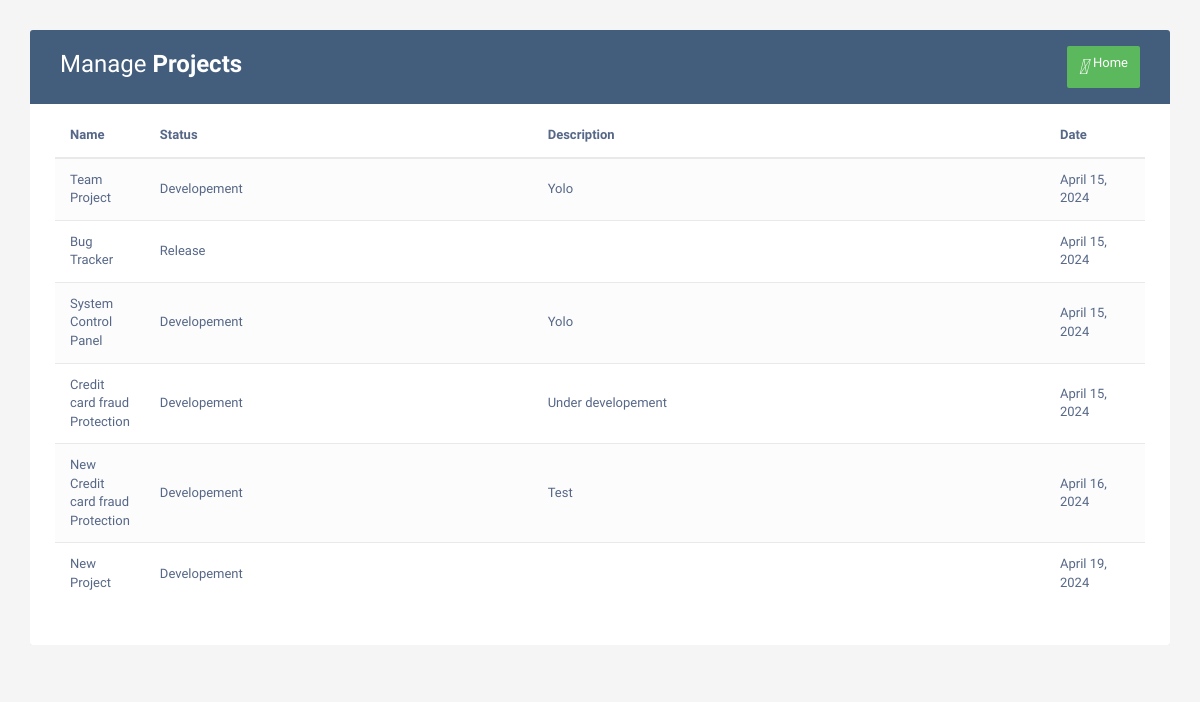
The page /Userproject (signed in) on the database as committed earlier.
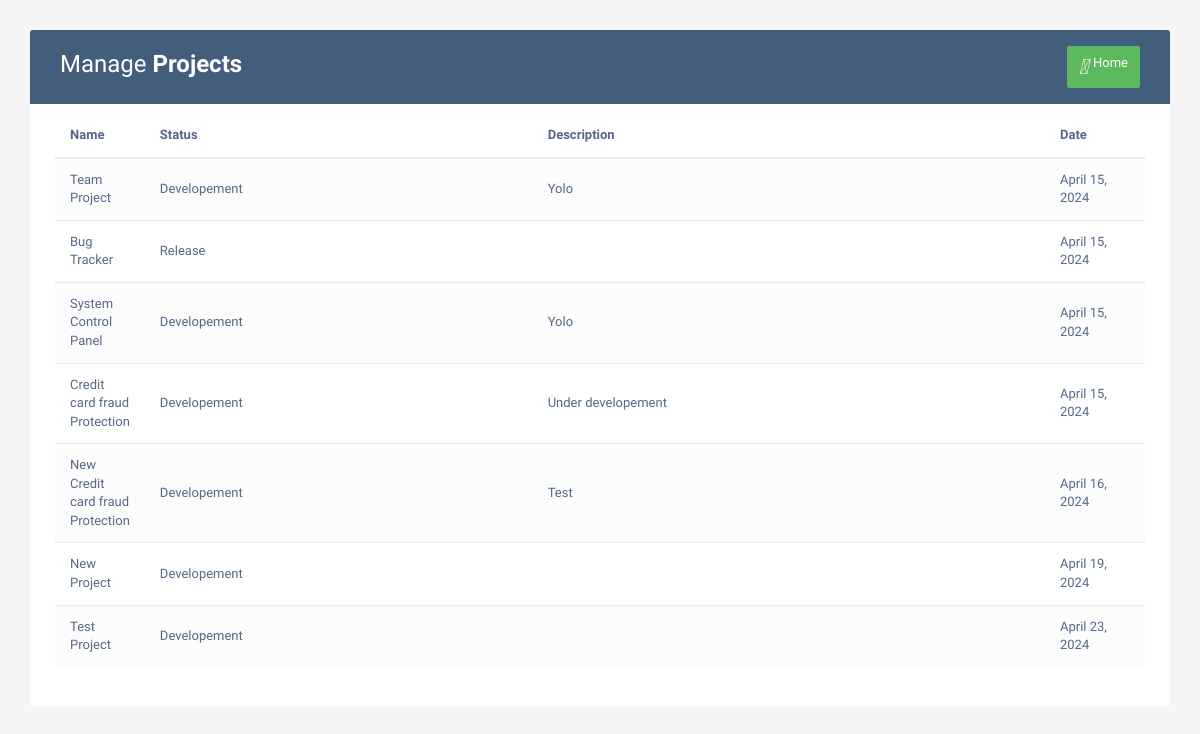
The same page on the database as committed later.
### home/models.py (models this page shows, shortened)
class Project(models.Model):
    Pname = models.CharField(max_length=122)
    Pstatus = models.CharField(max_length=122)
    Desc = models.TextField()
    date = models.DateField()
    users = models.ManyToManyField(User)

### home/views.py (the view)
# urls.py: path('Userproject',views.Userproject,name='Project'),
@login_required
def Userproject(request):
    my_data = Project.objects.all()
    return render(request,'Userproject.html',{'my_data':my_data})

### templates/Userproject.html (shortened to what this page needs)
<!DOCTYPE html>
<html lang="en">
<head>
<link rel="stylesheet" href="https://maxcdn.bootstrapcdn.com/font-awesome/4.7.0/css/font-awesome.min.css">
<link rel="stylesheet" href="https://maxcdn.bootstrapcdn.com/bootstrap/3.3.7/css/bootstrap.min.css">
</head>
<body>
    <div class="container">
        <div class="table-responsive">
            <div class="table-wrapper">
                <div class="table-title">
                    <div class="row">
                        <div class="col-xs-6">
                            <h2>Manage <b>Projects</b></h2>
                        </div>
                        <div class="col-xs-6">
                            <a href="/base" class="btn btn-success" data-toggle="modal"><i>&#xE147;</i> <span>Home</span></a>
                        </div>
                    </div>
                </div>
                <table class="table table-striped table-hover">
                    <thead>
                        <tr>
                            <th>Name</th>
                            <th>Status</th>
                            <th>Description</th>
                            <th>Date</th>
                        </tr>
                    </thead>
                    <tbody>
                        {% for item in my_data %}
                        <tr>
                            <td> {{item.Pname}} </td>
                            <td> {{item.Pstatus}} </td>
                            <td> {{item.Desc}} </td>
                            <td> {{item.date}} </td>
                        </tr>
                        {% endfor %}
                    </tbody>
                </table>
            </div>
        </div>
    </div>
</body>

Rows that differ between the two databases and show on the page:
added Project: Pname "Test Project", Pstatus "Developement", date "April 23, 2024"
